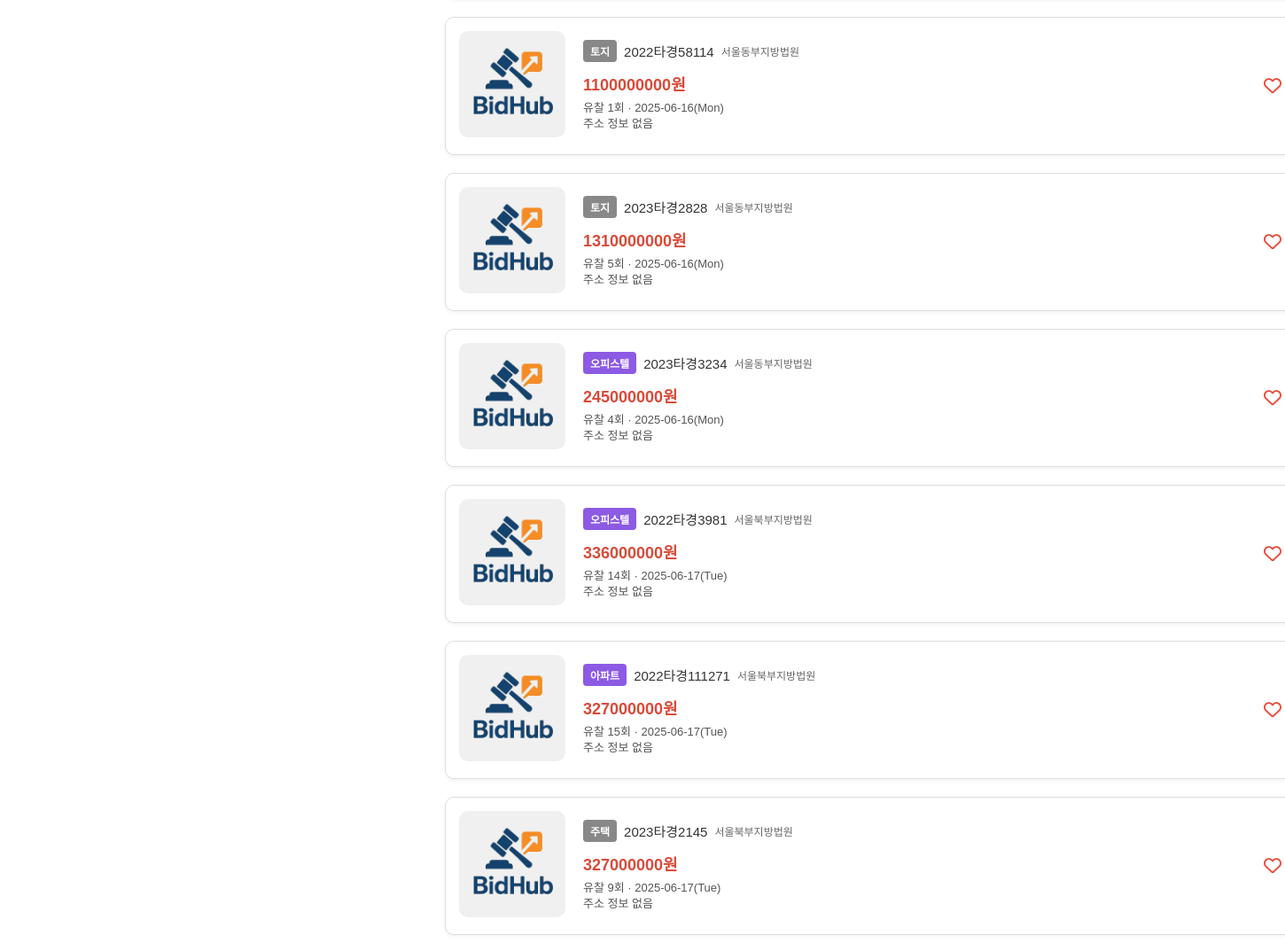
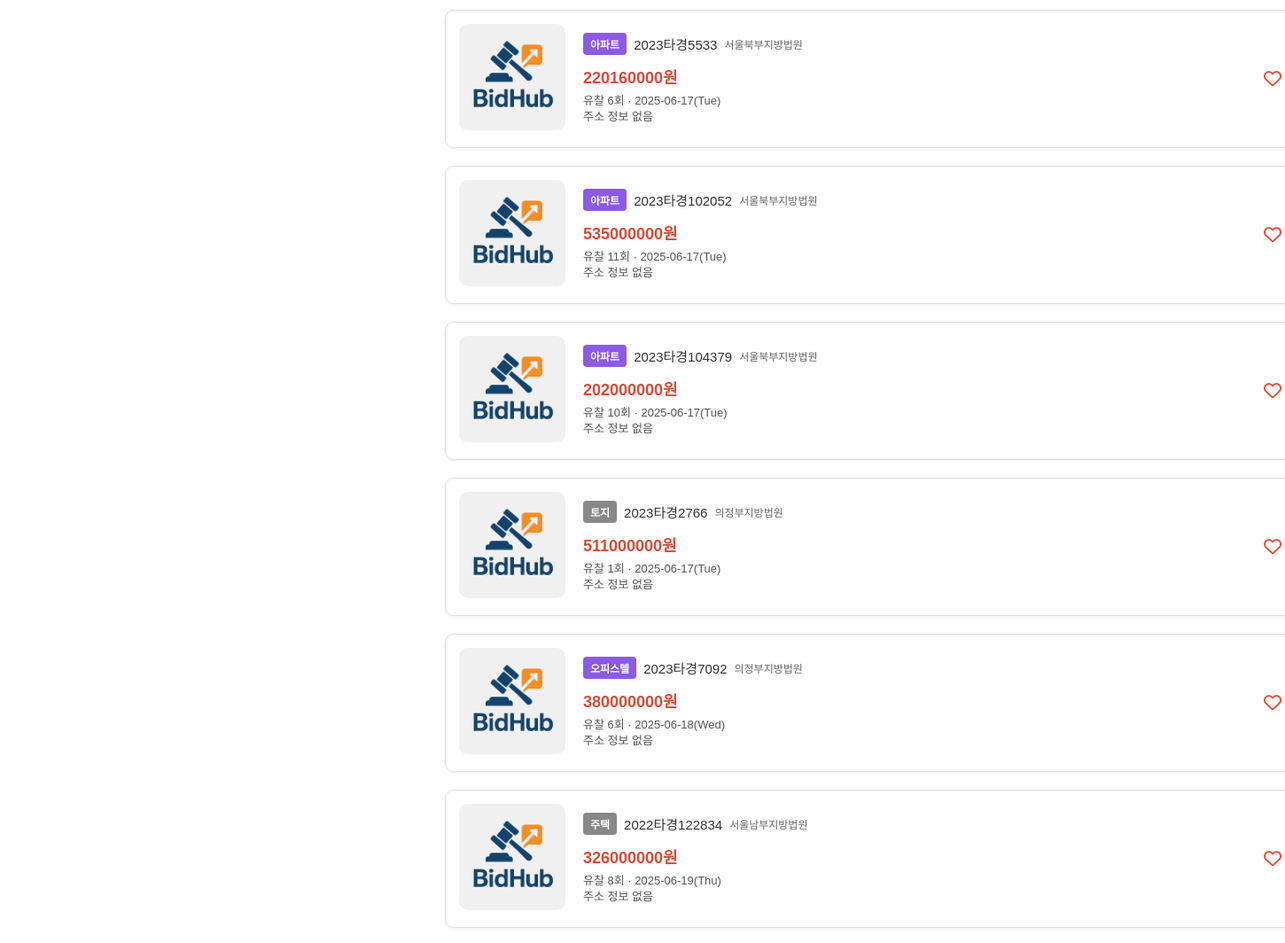
Page /week-bid/ (middle part) on the earlier database version (2 pictures, top to bottom).
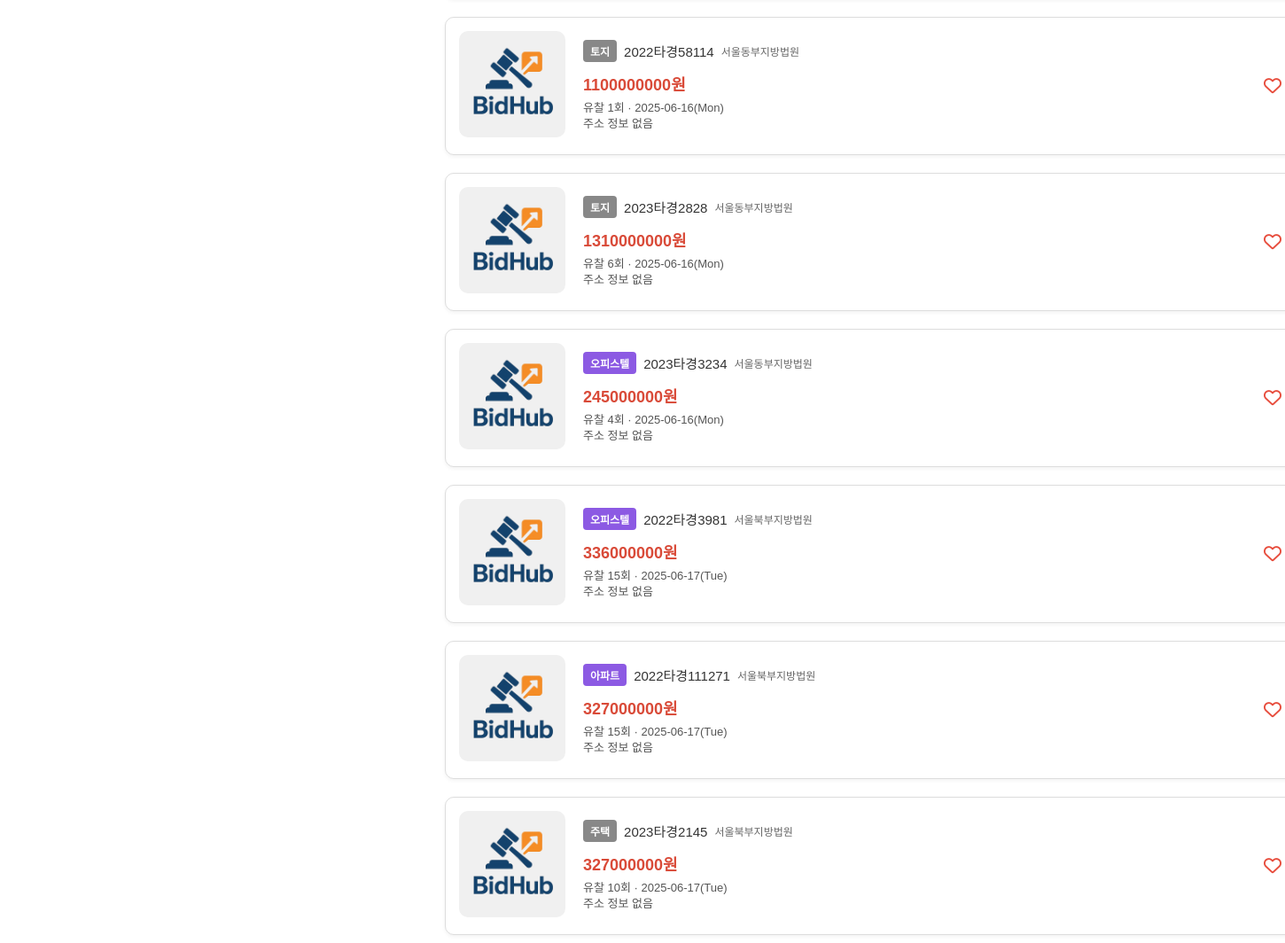
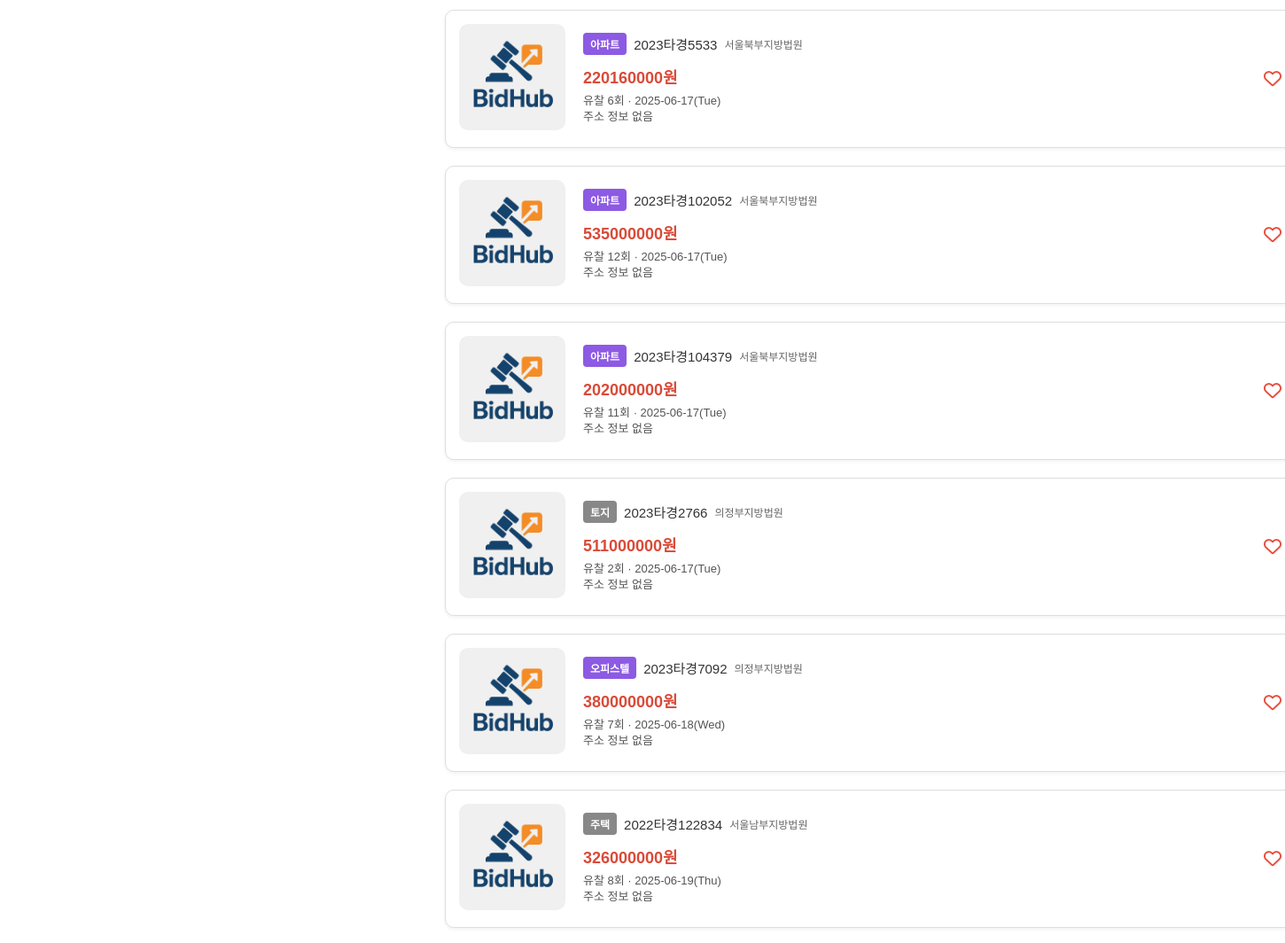
Same page on the later database version (2 pictures, top to bottom).
### app/models.py (models this page shows, shortened)
class AuctionItem(models.Model):
    item_number = models.IntegerField(help_text="물건번호")
    case_number = models.ForeignKey(AuctionCase, on_delete=models.CASCADE, to_field='case_number', db_column='case_number', help_text="사건번호")
    property_name = models.CharField(max_length=255, blank=True, null=True, help_text="매물명(건물명)")
    item_spec_url = models.CharField(max_length=1000, blank=True, null=True, help_text="매각물건명세서URL")
    item_purpose = models.CharField(max_length=255, blank=True, null=True, help_text="물건용도")
    property_address = models.CharField(max_length=500, blank=True, null=True, help_text="매물주소")
    property_detail_address = models.CharField(max_length=200, blank=True, null=True, help_text="상세주소")
    floor_info = models.CharField(max_length=50, blank=True, null=True, help_text="층수정보")
    building_area = models.CharField(max_length=100, blank=True, null=True, help_text="건물면적")
    valuation_amount = models.CharField(max_length=255, blank=True, null=True, help_text="감정평가액")
    item_note = models.CharField(max_length=255, blank=True, null=True, help_text="물건비고")
    item_status = models.CharField(max_length=255, blank=True, null=True, help_text="물건상태")
    auction_date = models.DateTimeField(blank=True, null=True, help_text="매각기일")
    auction_failures = models.IntegerField(default=0, blank=True, null=True, help_text="유찰횟수")
    item_image_url = models.URLField(blank=True, null=True, help_text="이미지URL")
    property_type = models.CharField(max_length=100, blank=True, null=True, help_text="물건종류")
    deposit_amount = models.BigIntegerField(blank=True, null=True, help_text="입찰보증금")
    current_min_price = models.BigIntegerField(blank=True, null=True, help_text="현재 최저매각가격")
    class Meta:
        managed = True
        db_table = 'auction_item'
        unique_together = (('item_number', 'case_number'),)

class AuctionCase(models.Model):
    case_number = models.CharField(max_length=100, primary_key=True, help_text="사건번호")
    case_name = models.CharField(max_length=255, blank=True, null=True, help_text="사건명")
    court_name = models.CharField(max_length=255, blank=True, null=True, help_text="법원")
    filing_date = models.DateField(blank=True, null=True, help_text="접수일자")
    responsible_dept = models.CharField(max_length=255, blank=True, null=True, help_text="담당계")
    claim_amount = models.CharField(max_length=255, blank=True, null=True, help_text="청구금액")
    appeal_status = models.BooleanField(default=False, blank=True, null=True, help_text="항고여부")
    minimum_bid_price = models.CharField(max_length=255, blank=True, null=True, help_text="최저입찰가")
    case_status = models.CharField(max_length=50, blank=True, null=True, help_text="사건상태")
    final_result = models.CharField(max_length=100, blank=True, null=True, help_text="종국결과")
    final_date = models.DateField(blank=True, null=True, help_text="종국일자")
    class Meta:
        managed = True
        db_table = 'auction_case'

### main/views.py (the view)
# urls.py: path('week-bid/', views.week_bid, name='week_bid'),
def week_bid(request):
    today = date.today()
    end_date = today + timedelta(days=7)
    items = AuctionItem.objects.filter(
        auction_date__date__range=(today, end_date)
    ).select_related('case_number').order_by('auction_date')
    paginator = Paginator(items, 20)
    page_number = request.GET.get('page', 1)
    page_obj = paginator.get_page(page_number)
    context = {
        'page_obj': page_obj,
    }
    return render(request, 'main/pages/week_bid.html', context)

### main/templates/main/pages/week_bid.html (shortened to what this page needs)
{% extends 'main/layout/sidebar_layout.html' %}
{% load static %}
{% block extra_css %}
{{ block.super }}
<link rel="stylesheet" href="{% static 'css/pages/favlist.css' %}">
<link rel="stylesheet" href="https://cdnjs.cloudflare.com/ajax/libs/font-awesome/6.5.0/css/all.min.css">
{% endblock %}
{% block sidebar_content %}
<div class="fav-container">
  {% for item in page_obj.object_list %}
  <div class="fav-card" data-item-id="{{ item.id }}">
    <div class="fav-image">
      <img src="{% static 'img/bidhub-logo.png' %}"
           alt="물건 이미지"
           onerror="this.src='{% static 'img/choonsik/choonsik-main.jfif' %}';">
    </div>
    <div class="fav-details">
      <div class="fav-heart" onclick="toggleFavorite('{{ item.case_number.case_number }}', this)">
        <i class="far fa-heart heart-icon"></i>
      </div>
      <div class="fav-top">
        {% if item.property_type %}
          {% if "아파트" in item.property_type or "연립주택" in item.property_type or "오피스텔" in item.property_type or "단독주택" in item.property_type or "다세대주택" in item.property_type or "주상복합" in item.property_type or "다가구주택" in item.property_type or "주거기타" in item.property_type %}
            <span class="badge property-type apt">{{ item.property_type }}</span>
          {% elif "근린생활시설" in item.property_type or "주/상용건물" in item.property_type or "판매시설" in item.property_type or "위락시설" in item.property_type or "상가기타" in item.property_type %}
            <span class="badge property-type store">{{ item.property_type }}</span>
          {% elif "업무시설" in item.property_type or "종교시설" in item.property_type or "공장" in item.property_type or "창고시설" in item.property_type or "숙박시설" in item.property_type or "건물기타" in item.property_type %}
            <span class="badge property-type etc-building">{{ item.property_type }}</span>
          {% elif "대지" in item.property_type or "임야" in item.property_type or "답" in item.property_type or "잡종지" in item.property_type or "전" in item.property_type %}
            <span class="badge property-type land">{{ item.property_type }}</span>
          {% else %}
            <span class="badge property-type etc-land">{{ item.property_type }}</span>
          {% endif %}
        {% else %}
          <span class="badge property-type etc-land">정보없음</span>
        {% endif %}
        <span class="address">
          <a href="{% url 'tender_detail' case_number=item.case_number.case_number %}" style="text-decoration: none; color: inherit;">
            {{ item.case_number.case_number }}
          </a>
        </span>
        <span style="font-size: 12px; color: #666;">{{ item.case_number.court_name }}</span>
      </div>
      <div class="fav-price">
        {% if item.valuation_amount %}
          {% if item.valuation_amount >= 100000000 %}
            {{ item.valuation_amount|floatformat:0|slice:":-8" }}억
            {% if item.valuation_amount|floatformat:0|slice:"-8:" != "00000000" %}
              {{ item.valuation_amount|floatformat:0|slice:"-8:-4"|add:"0000"|slice:":4" }}만원
            {% else %}
              원
            {% endif %}
          {% elif item.valuation_amount >= 10000 %}
            {{ item.valuation_amount|floatformat:0|slice:":-4" }}만원
          {% else %}
            {{ item.valuation_amount|floatformat:0 }}원
          {% endif %}
        {% else %}
          정보없음
        {% endif %}
      </div>
      <div class="fav-bottom">
        <span>
          {% if item.auction_failures == 0 %}
            첫 경매
          {% else %}
            유찰 {{ item.auction_failures }}회
          {% endif %}
          {% if item.auction_date %}
            · {{ item.auction_date|date:"Y-m-d(D)" }}
          {% endif %}
        </span><br>
        <span>
          {{ item.item_note|default:"주소 정보 없음" }}
        </span>
      </div>
    </div>
  </div>
  {% empty %}
  <div class="no-result" style="text-align: center; padding: 50px; color: #666;">
    <p>이번 주 예정된 경매가 없습니다.</p>
  </div>
  {% endfor %}
</div>
{% endblock %}

### main/templates/main/layout/sidebar_layout.html (shortened to what this page needs)
{% extends 'main/layout/layout.html' %}
{% load static %}
{% block extra_css %}
  {{ block.super }}
  <link rel="stylesheet" href="{% static 'css/layout/sidebar_layout.css' %}">
{% endblock %}
{% block content %}
<div class="sidebar-layout">
  <section class="sidebar-content">
    {% block sidebar_content %}{% endblock %}
  </section>
</div>
{% endblock %}

### main/templates/main/layout/layout.html (shortened to what this page needs)
{% load static %}
<!DOCTYPE html>
<html lang="ko">
<head>
  {% block extra_css %}
  <link rel="stylesheet" href="{% static 'css/layout/layout.css' %}">
  <link rel="stylesheet" href="https://cdnjs.cloudflare.com/ajax/libs/font-awesome/6.5.0/css/all.min.css">
  {% endblock %}
</head>
<body data-wallet="{{ user.profile.wallet_address|default:'' }}">
  <main class="main-content">
    {% block content %}
    {% endblock %}
  </main>
</body>
</html>

### main/static/css/layout/layout.css (style rules this page uses)
html, body { height: 100%; margin: 0; padding: 0; font-family: 'Noto Sans KR', sans-serif; background-color: #ffffff; color: #333; min-width: 1440px; overflow-x: hidden; }
body { display: flex; flex-direction: column; min-height: 100vh; overflow-x: auto; }
.main-content { flex: 1; width: 1440px; padding: 40px 20px; display: flex; flex-direction: column; }

### main/static/css/layout/sidebar_layout.css (style rules this page uses)
.sidebar-layout { display: flex; width: 100%; max-width: 1440px; margin: 0 auto; padding: 40px 32px; box-sizing: border-box; }
.sidebar-content { flex: 1; margin-left: 100px; }

### main/static/css/pages/favlist.css (style rules this page uses)
.fav-container { display: flex; flex-direction: column; gap: 20px; max-width: 1000px; margin-top: 40px; }
.fav-card { position: relative; display: flex; border: 1px solid #ddd; border-radius: 10px; padding: 15px; background: #fff; box-shadow: 0 2px 4px rgba(0,0,0,0.05); gap: 20px; }
.fav-image img { width: 120px; height: 120px; object-fit: cover; border-radius: 10px; background: #f0f0f0; }
.fav-top { display: flex; align-items: center; flex-wrap: wrap; gap: 8px; margin-bottom: 5px; font-size: 15px; font-weight: 500; }
.badge { background-color: #8c5ae3; color: white; padding: 2px 6px; border-radius: 4px; font-size: 12px; }
.address { color: #333; }
.fav-price { font-size: 18px; font-weight: bold; color: #d94a38; margin: 6px 0; }
.fav-bottom { font-size: 13px; color: #555; line-height: 1.4; }
.fav-details { position: relative; flex: 1; display: flex; flex-direction: column; justify-content: center; }
.fav-heart { position: absolute; top: 50%; right: 10px; transform: translateY(-50%); font-size: 20px; color: #e74c3c; cursor: pointer; z-index: 10; margin-right: 30px; }
.property-type { padding: 4px 8px; font-size: 12px; color: white; border-radius: 4px; font-weight: bold; display: inline-block; }
.property-type.apt { background-color: #8c5ae3; }
.property-type.etc-land { background-color: #888; }

Differences in the rows shown:
changed AuctionItem "2023타경2828": auction_failures "5" → "6"
changed AuctionItem "2022타경3981": auction_failures "14" → "15"
changed AuctionItem "2023타경2145": auction_failures "9" → "10"
changed AuctionItem "2023타경102052": auction_failures "11" → "12"
changed AuctionItem "2023타경104379": auction_failures "10" → "11"
changed AuctionItem "2023타경2766": auction_failures "1" → "2"
changed AuctionItem "2025-06-18(Wed)": auction_failures "6" → "7"
